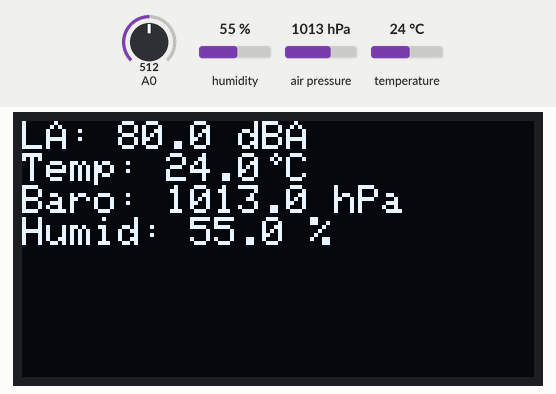
Simulated run of this sketch. Board: ESP8266 (NodeMCU). Parts: 128×64 one-colour display. The test bench sets the inputs (shaded band); at power-on: humidity 55 %, A0 = 512, air pressure 1013 hPa, temperature 24 °C. WiFi joins after 1.5 s; servers stay silent unless stated; the display library's start-up logo is not drawn; what the sketch prints to the serial monitor is not drawn.

Above: at 4.9 s.
5.0 s: humidity set to 22 %
At 6.3 s:
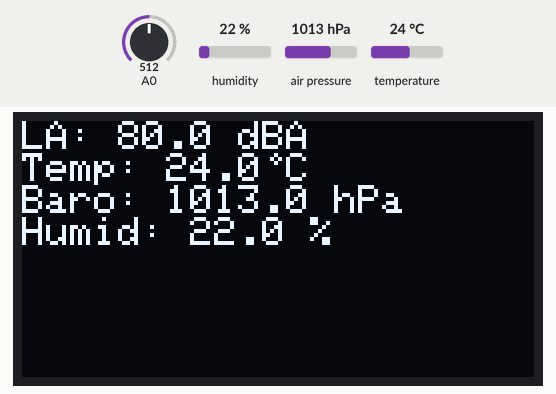
7.3 s: A0 set to 716
At 8.8 s:
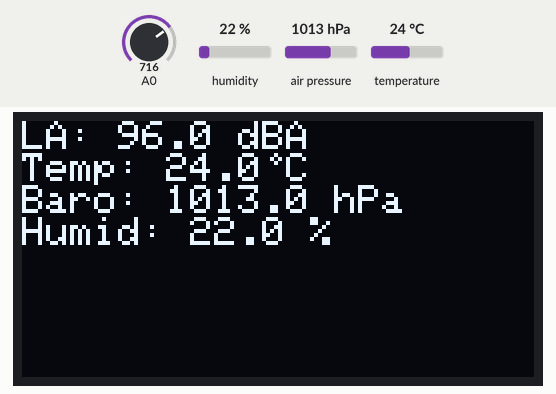
9.4 s: air pressure set to 952 hPa
At 11.1 s:
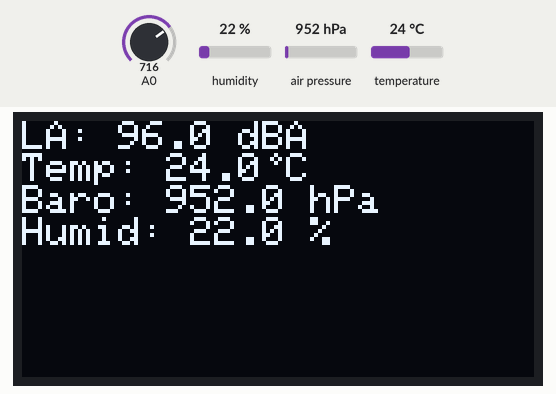
11.4 s: temperature set to 12 °C
At 12.5 s:
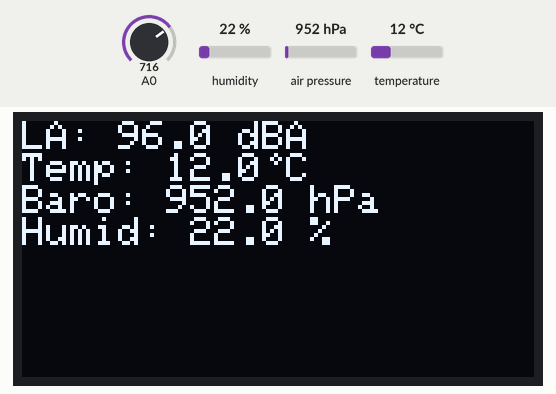
13.5 s: A0 set to 992
At 15.0 s:
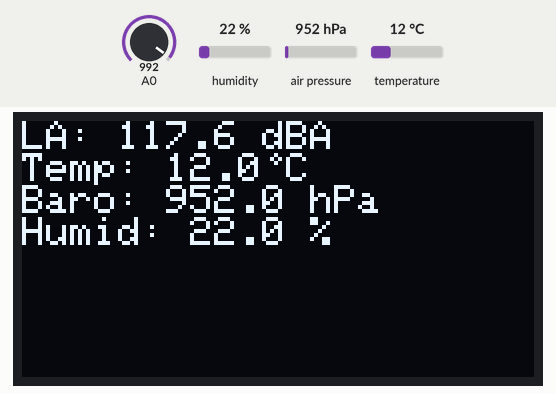
15.5 s: A0 set to 306
At 17.4 s:
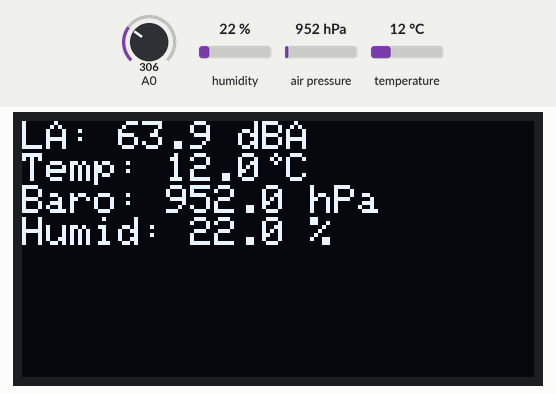
Timing chart, 0 to 18.6 s (numbered marks = the images above; inputs shaded):
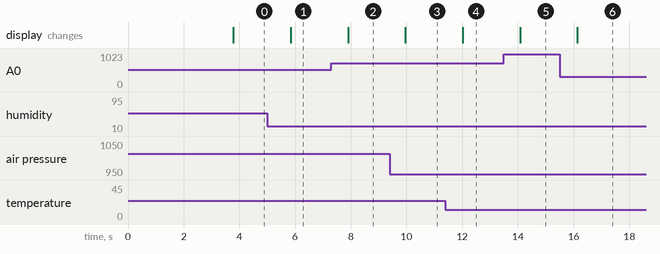

The sketch:

nodemcu_adc.ino
```cpp
#include <Wire.h>
#include <Adafruit_Sensor.h>
#include <Adafruit_GFX.h>
#include <Adafruit_SSD1306.h>
#include <Adafruit_BME280.h>
#include <ArduinoJson.h>
#include <ArduinoJson.hpp>
#include <ESP8266WiFi.h>
#include <ESP8266HTTPClient.h>

Adafruit_BME280 bme;
Adafruit_SSD1306 display(128, 64, &Wire, -1);

const char* ssid = "zetak1_src";
const char* password = "deci58bel";
const char* host = "www.zetak1.com";
const char* path = "/data.php";

int second = 0;
int minute = 0;
int hour = 0;

float SPL = 0;
float temperature = 0;
float pressure = 0;
float humidity = 0;

WiFiClientSecure client;
DynamicJsonDocument doc(8192);
JsonArray data = doc.to<JsonArray>();

void setup() {
  Serial.begin(115200);
  Wire.begin();

  if (!bme.begin(0x76)) {
    Serial.println("Could not find a valid BME280 sensor, check wiring!");
    while (1);
  }

  display.begin(SSD1306_SWITCHCAPVCC, 0x3C);
  display.display();
  delay(2000);
  display.clearDisplay();
  display.setTextSize(1);
  display.setTextColor(WHITE);

  WiFi.mode(WIFI_STA);
  WiFi.begin(ssid, password);
  while (WiFi.status() != WL_CONNECTED) {
    delay(500);
    Serial.println("Connecting to WiFi...");
  }
  Serial.println("Connected to WiFi");

  client.setInsecure();

  const int httpPort = 443;
  if (!client.connect(host, httpPort)) {
    Serial.println("connection failed");
    return;
  }
}

void loop() {
  int analogValue = analogRead(A0);
  float voltage = analogValue * (3.3 / 1023.0);
  float receivedDataTemp = mapFloat(voltage, 0.0, 3.3, 40.0, 120.0);
  float temperatureTemp = bme.readTemperature();
  float pressureTemp = bme.readPressure() / 100.0F;
  float humidityTemp = bme.readHumidity();

  // Serial.println(receivedDataTemp);
  // Serial.println(temperatureTemp);
  // Serial.println(pressureTemp);
  // Serial.println(humidityTemp);

  SPL += receivedDataTemp;
  temperature += temperatureTemp;
  pressure += pressureTemp;
  humidity += humidityTemp;
  second++;

  display.clearDisplay();
  display.setCursor(0, 0);
  display.print("LA: ");
  display.print(receivedDataTemp, 1);
  display.println(" dBA");
  display.print("Temp: ");
  display.print(temperatureTemp, 1);
  display.drawCircle(63, 9, 1, SSD1306_WHITE);
  display.println(" C");
  display.print("Baro: ");
  display.print(pressureTemp, 1);
  display.println(" hPa");
  display.print("Humid: ");
  display.print(humidityTemp, 1);
  display.println(" %");
  display.display();

  if (second == 15) { // Save every 15 seconds
    JsonObject reading = data.createNestedObject();
    reading["LA"] = round(SPL/60*10)/10;
    reading["Temperature"] = round(temperature/60*10)/10;
    reading["Pressure"] = round(pressure/60*10)/10;
    reading["Humidity"] = round(humidity/60*10)/10;
    second = 0;
    minute++;
    SPL = 0;
    temperature = 0;
    pressure = 0;
    humidity = 0;
  }

  if (minute == 60) { // Send every 15 minutes (save 4 times per minute => 4*15min = 60)
    sendJSONtoServer();
    doc.clear();
    data = doc.to<JsonArray>();
    minute = 0;
  }

  delay(1000);
}

void sendJSONtoServer() {
  if ((WiFi.status() == WL_CONNECTED)) { // Check the current connection status
    HTTPClient http;

    String url = String("https://") + host + "/data.php";
    http.begin(client, url);
    http.addHeader("Content-Type", "application/json"); // Specify content-type header

    String jsonString;
    serializeJson(doc, jsonString); //Convert JSON document to string
    Serial.println(jsonString);
    int httpResponseCode = http.POST(jsonString); // Send the POST request

    if (httpResponseCode>0) {
      String response = http.getString(); // Get the response
      Serial.println(httpResponseCode);
      Serial.println(response);
    }
    else {
      Serial.print("Error on sending POST: ");
      Serial.println(http.errorToString(httpResponseCode).c_str());
    }
    http.end();
  }
}

float mapFloat(float x, float in_min, float in_max, float out_min, float out_max) {
  return (x - in_min) * (out_max - out_min) / (in_max - in_min) + out_min;
}
```

Measured:
- after the input at 5.0 s, the display: changes after 0.85 s (image 1)
- after the input at 7.3 s, the display: changes after 0.60 s (image 2)
- after the input at 9.4 s, the display: changes after 0.56 s (image 3)
- after the input at 11.4 s, the display: changes after 0.62 s (image 4)
- after the input at 13.5 s, the display: changes after 0.58 s (image 5)
- after the input at 15.5 s, the display: changes after 0.64 s (image 6)
